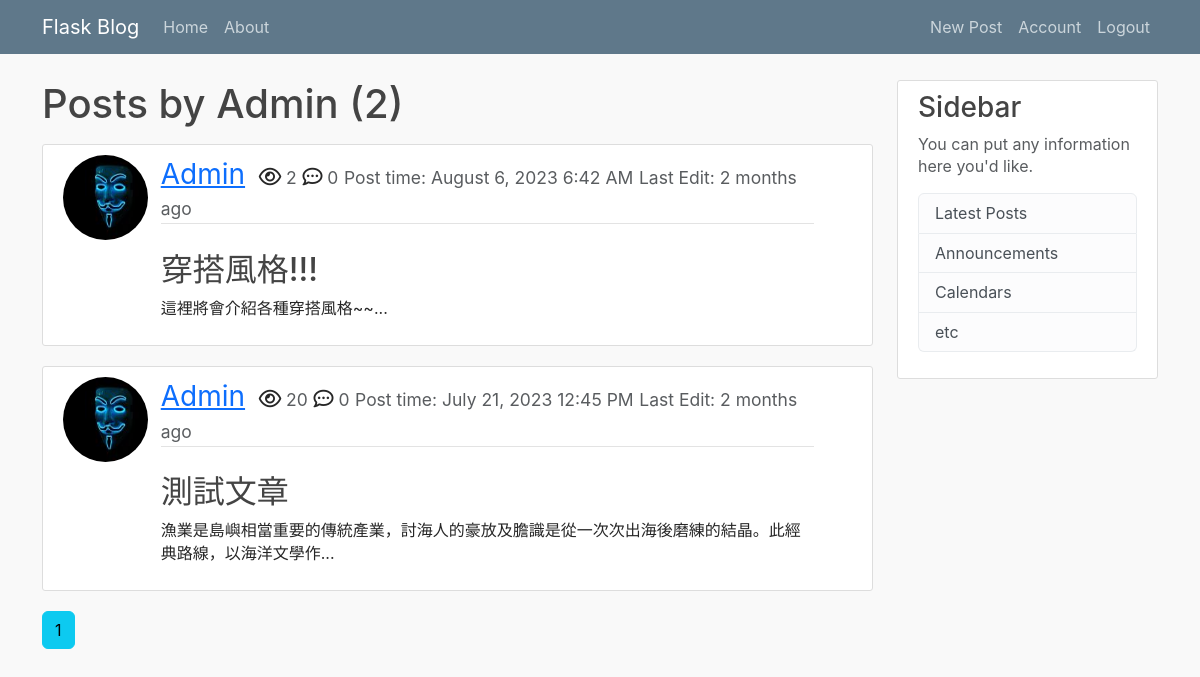
Page /user/Admin (signed in) on the committed database.
### flask_blog/models.py (models this page shows, shortened)
class User(db.Model, UserMixin):
    __tablename__ = 'user'
    id = db.Column(db.Integer, primary_key=True)
    username = db.Column(db.String(20), unique=True, nullable=False)
    email = db.Column(db.String(120), unique=True, nullable=False)
    image_file = db.Column(db.String(20), unique=False, nullable=False, default='default.jpg')
    password = db.Column(db.String(60), nullable=False)
    posts = db.relationship('Post', backref='author', lazy=True, cascade='all, delete') # lazy="select"
    comments = db.relationship('Comment', backref='user', lazy=True, cascade='all, delete')
    likes = db.relationship('Like', backref='user', lazy=True, cascade='all, delete')

class Post(db.Model):
    __tablename__ = 'post'
    id = db.Column(db.Integer, primary_key=True)
    title = db.Column(db.String(100), nullable=False)
    date_posted = db.Column(db.DateTime, nullable=False, default=datetime.utcnow)
    date_edited = db.Column(db.DateTime) # 這裡應該改成可空且預設為None
    view = db.Column(db.Integer, nullable=False, default=0)
    content = db.Column(db.Text, nullable=False)
    user_id = db.Column(db.Integer, db.ForeignKey('user.id', ondelete='CASCADE'), nullable=False)
    comments = db.relationship('Comment', backref='post', lazy=True, cascade='all, delete')
    category = db.Column(db.String(100), nullable=False)

### flask_blog/users/routes.py (the view)
@users.route('/user/<string:username>')
def user_posts(username):
    page = request.args.get('page', 1, type=int)
    user = User.query.filter_by(username=username).first_or_404()
    posts = Post.query.filter_by(user_id=user.id).order_by(Post.date_posted.desc()).paginate(page=page, per_page=2)
    return render_template('user_posts.html', title = f'User-{username}', posts=posts, user=user)

### flask_blog/models.py (called while the page is built)
@login_manager.user_loader
def load_user(user_id):
    return User.query.get(int(user_id))

### flask_blog/templates/user_posts.html
{% extends 'layout.html' %}
{% block content %}
    <h1 class="mb-3">Posts by {{ user.username }} ({{ posts.total }})</h1>
    {% for post in posts.items %}
      <article class="media content-section">
        <div class="row">
          <div class="col-1">
            <img class="rounded-circle article-img" src="{{ url_for('static', filename='profile_pics/' + post.author.image_file) }}">
          </div>
          <div class="media-body col-10">
            <div class="article-metadata">
                <a class="user-name" href="{{ url_for('users.user_posts', username=post.author.username ) }}">{{ post.author.username }}</a>
                <i class="far fa-eye icon-class"></i><small class='text-muted'> {{ post.view }}</small>
                <i class='far fa-comment-dots icon-class'></i><small class='text-muted'> {{ post.comment|length }}</small>
                <small class='text-muted'>Post time: {{ moment(post.date_posted).format('LLL') }}</small>
                {% if post.date_posted != post.date_edited %}
                  <small class= 'text-muted'>Last Edit: {{ moment(post.date_edited).fromNow(refresh=True) }}</small>
                {% endif %}
            </div>
            <br>
            <h2><a class="article-title" href="{{ url_for('posts.post', post_id=post.id) }}">{{ post.title }}</a></h2>
            <p class="article-content">{{ (post.content|striptags)[:50] }}...</p>
          </div>
        </div>
      </article>
    {% endfor %}
    {% for page_num in posts.iter_pages(left_edge=1, right_edge=1, left_current=1, right_current=2) %}
      {% if page_num %}
        {% if posts.page == page_num %}
          <a href="{{ url_for('users.user_posts',username=user.username, page=page_num) }}" class="btn btn-info mb-4">{{ page_num }}</a>
        {% else %}
          <a href="{{ url_for('users.user_posts',username=user.username, page=page_num) }}" class="btn btn-outline-info mb-4">{{ page_num }}</a>
        {% endif %}
      {% else %}
        ...
      {% endif %}
    {% endfor %}
{% endblock content %}

### flask_blog/static/main.css (style rules this page uses)
body { background: #fafafa; color: #333333; margin-top: 5rem; }
h1, h2, h3, h4, h5, h6 { color: #444444; }
.icon-class { font-size: 20px; }
.content-section { background: #ffffff; padding: 10px 20px; border: 1px solid #dddddd; border-radius: 3px; margin-bottom: 20px; }
.article-title { color: #444444; }
.article-content { white-space: pre-line; }
.article-img { height: 85px; width: 85px; margin-right: 16px; }
.media-body { margin-left: 30px; }
.article-metadata { position: relative; padding-bottom: 1px; margin-bottom: 4px; border-bottom: 1px solid #e3e3e3; font-size: 20px; }
.article-metadata .user-name { font-size: 28px; margin-right: 8px; }
.article-title { text-decoration: none; }
.text-muted, a.text-muted:hover, a.text-muted:focus { color: #acacac; }
* { box-sizing: border-box; }
body { font-family: -apple-system, BlinkMacSystemFont, "Segoe UI", Roboto, Helvetica, Arial, sans-serif, "Apple Color Emoji", "Segoe UI Emoji", "Segoe UI Symbol"; line-height: 1.4; color: rgba(0, 0, 0, 0.85); background-color: #f9f9f9; }

### rows in the picture
User: username "Admin"
Post: image_file (picture), author.username "Admin", view "2", comment|length "0", date_posted "August 6, 2023 6:42 AM", date_edited "2 months ago", title "穿搭風格!!!", content "這裡將會介紹各種穿搭風格~~"
Post: image_file (picture), author.username "Admin", view "20", comment|length "0", date_posted "July 21, 2023 12:45 PM", date_edited "2 months ago", title "測試文章", content "漁業是島嶼相當重要的傳統產業，討海人的豪放及膽識是從一次次出海後磨練的結晶。此經典路線，以海洋文學作"

### other values in the picture
{{ posts.total }} "2"
{{ page_num }} "1"
